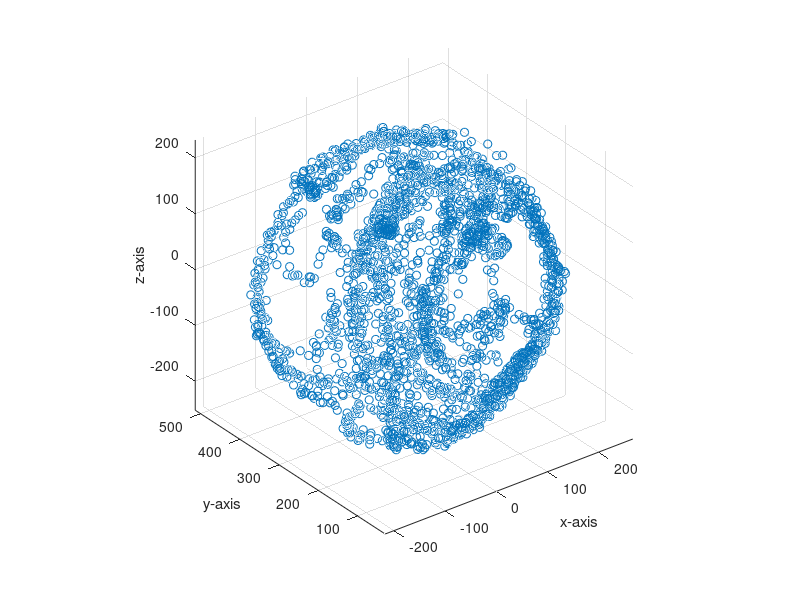

Recreate this plot in MATLAB.
clear all
close all
clc

%% Import
mag = csvread('magTumble.csv');

scatter3(mag(:,1),mag(:,2),mag(:,3));
xlabel('x-axis')
ylabel('y-axis')
zlabel('z-axis')

axis equal